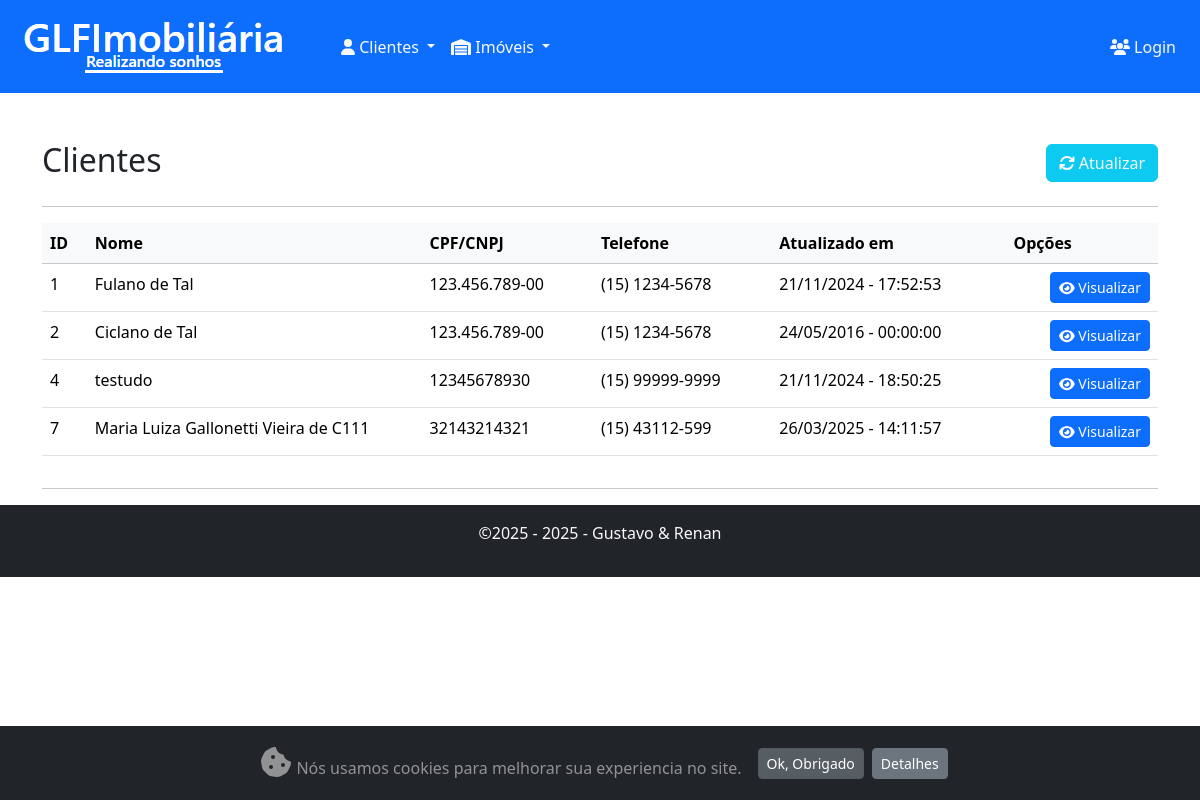
Page /customers/index.php on the committed database.
### tables this page shows
CREATE TABLE `customers` (
  `id` int(11) NOT NULL,
  `name` varchar(255) NOT NULL,
  `cpf_cnpj` varchar(15) NOT NULL,
  `birthdate` datetime NOT NULL,
  `address` varchar(255) NOT NULL,
  `hood` varchar(100) NOT NULL,
  `zip_code` varchar(8) NOT NULL,
  `city` varchar(100) NOT NULL,
  `state` varchar(2) NOT NULL,
  `phone` varchar(13) NOT NULL,
  `mobile` varchar(13) NOT NULL,
  `ie` varchar(15) NOT NULL,
  `created` datetime NOT NULL,
  `modified` datetime NOT NULL
);

### inc/database.php (called while the page is built, shortened)
<?php
    function open_database() {
        try {
            $dsn = "mysql:host=" . DB_HOST . ";dbname=" . DB_NAME . ";charset=utf8";
            $conn = new PDO($dsn, DB_USER, DB_PASSWORD);
            $conn->setAttribute(PDO::ATTR_ERRMODE, PDO::ERRMODE_EXCEPTION);
            return $conn;
        } catch (PDOException $e) {
            throw new Exception("Erro na conexão com o banco de dados: " . $e->getMessage());
        }
    }
    function find($table = null, $id = null) {
        $database = open_database();
        $found = null;
        try {
            if ($id) {
                $sql = "SELECT * FROM " . $table . " WHERE id = :id";
                $stmt = $database->prepare($sql);
                $stmt->bindParam(':id', $id, PDO::PARAM_INT);
                $stmt->execute();
                $found = $stmt->fetch(PDO::FETCH_ASSOC);
            } else {
                $sql = "SELECT * FROM " . $table;
                $stmt = $database->prepare($sql);
                $stmt->execute();
                $found = $stmt->fetchAll(PDO::FETCH_ASSOC);
            }
        } catch (Exception $e) {
            $_SESSION['message'] = $e->getMessage();
            $_SESSION['type'] = 'danger';
        }
        return $found;
    }
    function find_all($table) {
        return find($table);
    }
    function telefone($dado) {
        return "(" . substr($dado, 0, 2) . ") " . substr($dado, 2, 5) . "-" .  substr($dado, 7, 4);
    }
    function formatadata($data, $formato) {
        $dt = new DateTime($data, new DateTimeZone("America/Sao_Paulo"));
        return $dt->format($formato);
    }
?>

### customers/functions.php (called while the page is built, shortened)
<?php
	function index() {
		$customers = find_all('customers');
	}
?>

### customers/index.php (the view, shortened to what this page needs)
<?php
    include("functions.php");
    index();
?>
<header class="mt-2">
    <div class="row mt-5">
        <div class="col-sm-6">
            <h2>Clientes</h2>
        </div>
        <div class="col-sm-6 text-end h2">
            <a class="btn btn-info text-light" href="index.php"><i class="fa fa-refresh"></i> Atualizar</a>
        </div>
    </div>
</header>
<hr>
<div class="table-responsive">
    <table class="table table-hover">
        <thead class="table-light">
            <tr>
                <th>ID</th>
                <th width="30%">Nome</th>
                <th>CPF/CNPJ</th>
                <th>Telefone</th>
                <th>Atualizado em</th>
                <th>Opções</th>
            </tr>
        </thead>
        <tbody>
            <?php if ($customers) : ?>
                <?php foreach ($customers as $customer) : ?>
                    <tr>
                        <td><?php echo $customer['id']; ?></td>
                        <td><?php echo $customer['name']; ?></td>
                        <td><?php echo $customer['cpf_cnpj']; ?></td>
                        <td><?php echo telefone($customer['phone']); ?></td>
                        <td><?php echo formatadata($customer['modified'], "d/m/Y - H:i:s"); ?></td>
                        <td class="actions text-end">
                            <a href="view.php?id=<?php echo $customer['id']; ?>" class="btn btn-sm btn-primary"><i class="fa fa-eye"></i> Visualizar</a>
                        </td>
                    </tr>
                <?php endforeach; ?>
            <?php else : ?>
                <tr>
                    <td colspan="6">Nenhum registro encontrado.</td>
                </tr>
            <?php endif; ?>
        </tbody>
    </table>
</div>

### inc/header.php (style rules this page uses)
body { padding-top: 93px; padding-bottom: 20px; }

### rows in the picture
customers: id "1", name "Fulano de Tal", cpf_cnpj "123.456.789-00", phone "(15) 1234-5678", modified "21/11/2024 - 17:52:53"
customers: id "2", name "Ciclano de Tal", cpf_cnpj "123.456.789-00", phone "(15) 1234-5678", modified "24/05/2016 - 00:00:00"
customers: id "4", name "testudo", cpf_cnpj "12345678930", phone "(15) 99999-9999", modified "21/11/2024 - 18:50:25"
customers: id "7", name "Maria Luiza Gallonetti Vieira de C111", cpf_cnpj "32143214321", phone "(15) 43112-599", modified "26/03/2025 - 14:11:57"

### other values in the picture
$data->format("Y") "2025"
